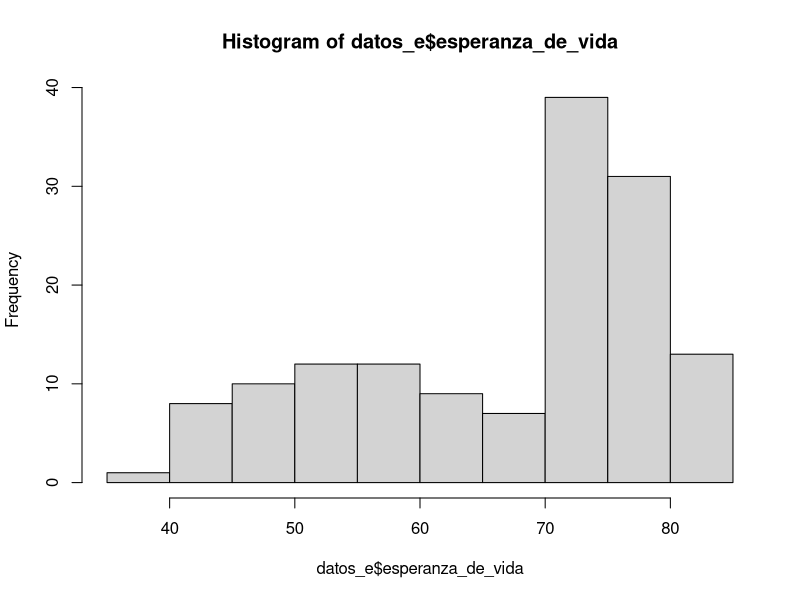
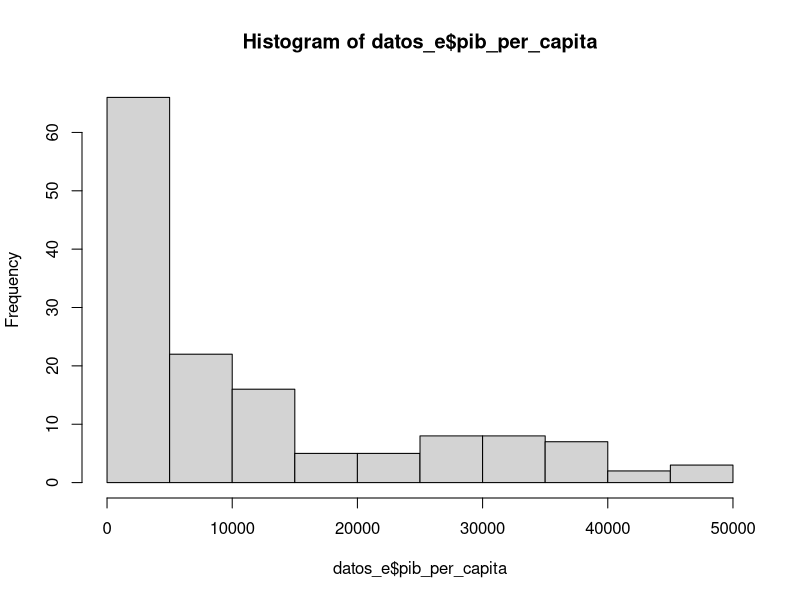

Write R code to recreate these figures, in order.
# nombre del archivo a mandar por correo:
# nombre_apellido_inferencia_profesor.R
# ejemplo:
# juan_perez_inferencia_beltran.R

# No olvide ejecutar las líneas 6 y 11 antes de empezar el resto del trabajo
library(readxl)

# 1. Use la función read_excel para cargar los datos que se encuentran en el archivo excel 

misdatos <- read_excel("datos_e.xlsx")

datos_e <- misdatos

# 2. Para las variables "pib_per_capita" y "esperanza_de_vida" compute lo siguiente
# 2.1 la media cada una (4 pts)
# 2.2 la desviación estandar de cada una (4 pts)
# 2.3 la cantidad de observaciones (n) de cada una (4 pts)





# 3. Grafique los histogramas de estas tres variables:
# "pib_per_capita" (2 pto), "esperanza_de_vida" (2 pto) y el logaritmo natural de la variable "población" (4 pts).
# Puede usar cualquier función y paquete de R que grafique histogramas

mean(datos_e$esperanza_de_vida)
mean(datos_e$pib_per_capita)
sd(datos_e$esperanza_de_vida)
sd(datos_e$pib_per_capita)
hist(datos_e$esperanza_de_vida)
hist(datos_e$pib_per_capita)
